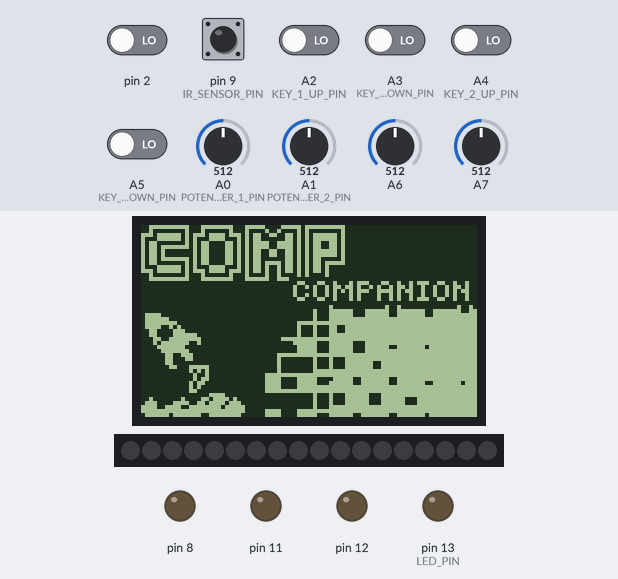
Bench run of a program on a simulated Arduino Nano, built with avr-gcc and run on an emulated ATmega328P. Shown: 84×48 one-colour display, 18 RGB LEDs in strip order, left to right, output pins drawn as LEDs (lit = HIGH). The test bench sets the inputs (shaded band); at power-on: pin 9 (IR_SENSOR_PIN) HIGH, A2 (KEY_1_UP_PIN), A3 (KEY_1_DOWN_PIN), A4 (KEY_2_UP_PIN), A5 (KEY_2_DOWN_PIN), pin 2 LOW, A0 (POTENTIOMETER_1_PIN) = 512, A1 (POTENTIOMETER_2_PIN) = 512, A6 = 512, A7 = 512. Dim RGB values are drawn brighter than linear; what the program prints to the serial monitor is not drawn.

Above: at 0.2 s.
At 2.2 s:
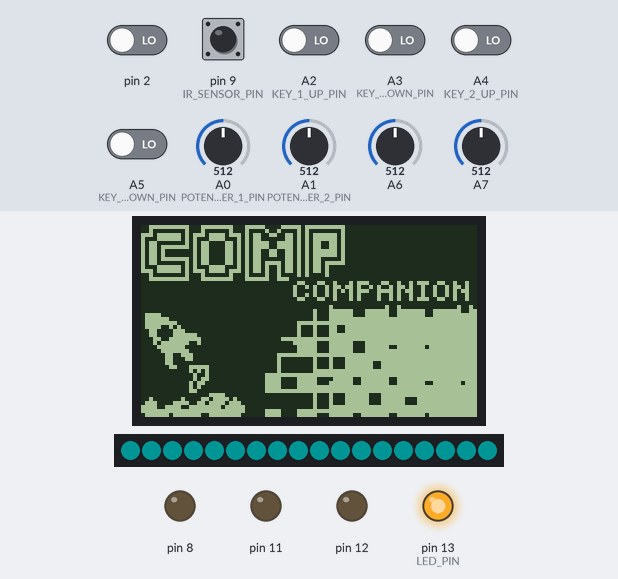

Measured:
- what the display in image 0 shows lasts 2.0 s, from 0.2 s to 2.2 s

The program:

main.cpp
```cpp
#include <Arduino.h>

#include <display.hpp>
#include <sensors.hpp>
#include <ledstrip.hpp>
#include <serial_server.hpp>
#include <scheduler.hpp>
#include <keyboard.hpp>

#include <command.hpp>

#include "board_pinout.hpp"

// if more memory is needed, i should work one event at a time
struct command commands[5];

int command_count = 0;

NokiaDisplay nokia_display = NokiaDisplay();
NeoStrip neo_strip = NeoStrip();
SerialServer serial_server = SerialServer();

struct system_state state;
struct schedules_runs runs;

void setup()
{
  // output
  // init the display
  nokia_display.init();
  // init the led strip
  neo_strip.init();
  // // init the out output

  // // input
  // // init the sensors
  init_sensors(&state);
  // // init the scheduler class
  get_schedules(&runs);

  // // input/output
  // //  init the serial server class
  serial_server.init();

  pinMode(LED_PIN, OUTPUT);
}

void loop()
{
  while (command_count > 0)
  {
    command_count--;
    switch (commands[command_count].output)
    {
    case command_output::display_output:
      display_execute_command(&commands[command_count], &nokia_display);
      break;
    case command_output::led_strip_output:
      ledstrip_execute_command(&commands[command_count], &neo_strip);
      break;
    case command_output::keyboard_output:
      keyboard_execute_command(&commands[command_count]);
      break;
    case command_output::sensor_output:
      sensors_execute_command(&commands[command_count], &state);
      break;
    case command_output::serial_output:
      serial_server_execute_command(&commands[command_count], &serial_server);
      break;
    }
  }

  // look for events on the sensors
  command_count += sensors_get_commands(commands, command_count, &state);
  // look for events on the serial server
  command_count += serial_server.get_commands(commands);
  // look for events on the scheduler
  command_count += scheduler_get_commands(commands, &runs);

  if (command_count == 0)
  {
    // delay(state.sleep_time);
  }
}

// timer2 interrupt 1kHz
ISR(TIMER1_COMPA_vect)
{
  read_sensors(&state);
  run_sensors_average(&state);
}
```

board_pinout.hpp
```cpp
#ifndef CONNECTED_SENSORS_H
#define CONNECTED_SENSORS_H


//using the analog pins
#define POTENTIOMETER_1_PIN A0 //ok
#define POTENTIOMETER_2_PIN A1 //ok

#define KEY_1_UP_PIN A2
#define KEY_1_DOWN_PIN A3
#define KEY_2_UP_PIN A4
#define KEY_2_DOWN_PIN A5

#define POWER_INPUT A6
#define HD_INPUT A7


//state full key
#define STATEFUL_KEY 2


//displays
#define NOKIA_DISPLAY_RST 3 //ok
#define NOKIA_DISPLAY_CE  4 //ok
#define NOKIA_DISPLAY_DC  5 //ok
#define NOKIA_DISPLAY_DIN 6 //ok
#define NOKIA_DISPLAY_CLK 7 //ok
#define NOKIA_DISPLAY_LGT 8 //ok

#define IR_SENSOR_PIN 9 //ok

//NEO_STRIP_PORTS_H
#define N_LEDS 18 //ok
#define STRIP_PIN 10 //ok

//BUTTON 3 -> power
//BUTTON 4 -> reset
#define POWER_OUTPUT 11
#define RESET_OUTPUT 12

#define LED_PIN 13


#endif // CONNECTED_SENSORS_H
```

constants_values.hpp
```cpp
#ifndef CONSTANTS_VALUES_H
#define CONSTANTS_VALUES_H

#define SAMPLES 1024
#define MIN_HIGH_VALUE 400
#endif // CONSTANTS_VALUES_H
```

display_images.hpp
```cpp
#ifndef DISPLAY_IMAGES_HPP
#define DISPLAY_IMAGES_HPP

//design with https://www.pixilart.com/draw/binary-39dfe2f648f323c
//gen with https://notisrac.github.io/FileToCArray/

static const byte main_screen[]  PROGMEM = {
  B00111111, B11110001, B11111110, B00111110, B00011111, B01111111, B11100000, B00000000, B00000000, B00000000, B00000010,
  B00000001, B00010000, B00100010, B00010010, B00010100, B00000010, B00000000, B00000000, B00000000, B00000000, B11101111,
  B11010111, B01111011, B10101100, B11001101, B01011111, B10100000, B00000000, B00000000, B00000000, B00001000, B11111101,
  B01000111, B10001010, B11000000, B11010101, B11111010, B00000000, B00000000, B00000000, B00000000, B10110000, B00010101,
  B10000110, B10101111, B00111101, B01011001, B10100000, B00000000, B00000000, B00000000, B00001011, B01111111, B01011000,
  B01101010, B11110011, B11010101, B10011010, B00000000, B00000000, B00000000, B00000000, B10110100, B00000101, B10000110,
  B10101100, B11001101, B01011111, B10100000, B00000000, B00000000, B00000000, B00001011, B01000000, B01011000, B01101010,
  B11001100, B11010101, B11111010, B00000000, B00000000, B00000000, B00000000, B10110111, B11110101, B10000110, B10101100,
  B00001101, B01011000, B00100000, B00000000, B00000000, B00000000, B00001011, B00000001, B01011000, B01101010, B11011110,
  B11010101, B10111110, B00000000, B00000000, B00000000, B00000000, B10001111, B11010100, B01111000, B10101101, B00101101,
  B01011010, B00000000, B00000000, B00000000, B00000000, B00001110, B11111101, B01110111, B10111010, B11010010, B11010101,
  B10100000, B00000000, B00000000, B00000000, B00000000, B00100000, B00010001, B00000010, B00100001, B00100001, B01000010,
  B00000000, B00000000, B00000000, B00000000, B00000011, B11111111, B00011111, B11100011, B11110011, B10000000, B00000000,
  B00000000, B00000000, B00000000, B00000000, B00000000, B00000000, B00000000, B00000000, B00000001, B10001100, B10001011,
  B10001100, B10010111, B00110010, B01000000, B00000000, B00000000, B00000000, B00000000, B00100101, B00101101, B10100101,
  B00101101, B00100100, B10110100, B00000000, B00000000, B00000000, B00000000, B00000010, B00010010, B10101011, B10011110,
  B10110010, B01001010, B11000000, B00000000, B00000000, B00000000, B00000000, B00100101, B00101000, B10100001, B00101001,
  B00100100, B10100100, B00000000, B00000000, B00000000, B00000000, B00000001, B10001100, B10001010, B00010010, B10010111,
  B00110010, B01000000, B00000000, B00000000, B00000000, B00000000, B00000000, B00000000, B00000000, B00000000, B00000000,
  B00000000, B00000000, B00000000, B00000000, B00000000, B00000000, B00000001, B00000000, B00000100, B10000000, B00000001,
  B00100000, B00000000, B00000000, B00000000, B00000000, B00000001, B00011111, B10001111, B11001111, B11100111, B11110011,
  B01111000, B00000000, B00000000, B00000000, B00000000, B00010001, B11111000, B11111100, B11111110, B01111111, B11110111,
  B11100000, B00000000, B00000000, B00000000, B00000001, B00011111, B11111111, B11111111, B11111111, B11111111, B01111111,
  B10000000, B00000000, B00000000, B00000001, B11111111, B11111111, B11111111, B11111111, B11111111, B11110111, B10010100,
  B00000000, B00000000, B00000000, B00010001, B00011001, B11111111, B11111111, B11111111, B11111111, B00110000, B11100000,
  B00000000, B00000000, B00000001, B00010001, B10011111, B11111111, B11111111, B11111111, B11110011, B00001111, B11000000,
  B00000000, B00000000, B00010001, B00011111, B11111111, B11111111, B11111111, B11111111, B00011001, B11111110, B00000000,
  B00000000, B00011111, B11111111, B11111111, B11111111, B11111111, B11111111, B11110001, B01111111, B00100000, B00000000,
  B00000000, B00111111, B00011111, B10001111, B11111111, B11111111, B11111111, B00001111, B11100000, B00000000, B00000000,
  B00000001, B11110001, B11111000, B11111100, B11111110, B11111111, B11110000, B01111111, B00000000, B00000000, B00000000,
  B00011111, B00011111, B10001111, B11111111, B11111111, B11111111, B00000011, B00111000, B00000000, B00000000, B00111111,
  B11111111, B11111111, B11111111, B11111111, B11111111, B11110000, B00110001, B10000000, B00000000, B00000010, B00000001,
  B00010001, B11111111, B11111111, B11111111, B11111111, B00000011, B00000000, B00000000, B00000000, B00100000, B00010001,
  B00011111, B11001111, B11111111, B11111111, B11110000, B00011000, B11111000, B00000000, B00000010, B00000001, B00010001,
  B11111100, B11111111, B11111111, B11111111, B00000000, B00001010, B10000000, B00000000, B00100000, B00011111, B11111111,
  B11111111, B11111111, B11111111, B11110000, B00000000, B01001000, B00000000, B00011111, B11111111, B11111111, B11111111,
  B11111111, B11111111, B11111111, B00000000, B00000101, B10000000, B00000001, B11100001, B11110000, B11111001, B11111100,
  B11111111, B11111111, B11110000, B00000000, B10110000, B00000000, B00011110, B00011111, B00011111, B10011111, B11001111,
  B11100111, B11110111, B00000000, B00001010, B00000000, B00000001, B11100001, B11111111, B11111111, B11111111, B11111111,
  B11111111, B11110000, B00000000, B11000000, B00000000, B00011111, B11111111, B11111111, B11111111, B11111111, B11111111,
  B11111111, B00000000, B00000000, B01111000, B00000000, B00000000, B00010001, B00011111, B10001111, B11111111, B11111111,
  B11110010, B00000010, B00011011, B11010000, B00000000, B00000001, B00010001, B11111000, B11111100, B01111111, B11111111,
  B01110000, B11110011, B01111011, B10000000, B00000000, B00010001, B00011111, B10001111, B11000111, B11111111, B11111111,
  B00111100, B11111111, B01111100, B00000000, B00000001, B00011111, B11111111, B11111111, B11111111, B11111111, B11111111,
  B11111111, B11111111, B11000001, B11100001, B11111111, B11111111, B11111111, B11111111, B11111111, B11110111, B11101111,
  B11100111, B11111000, B00011110, B00011111, B00011111, B10011111, B11001111, B11101111, B11111111
};
#endif // DISPLAY_IMAGES_HPP
```
